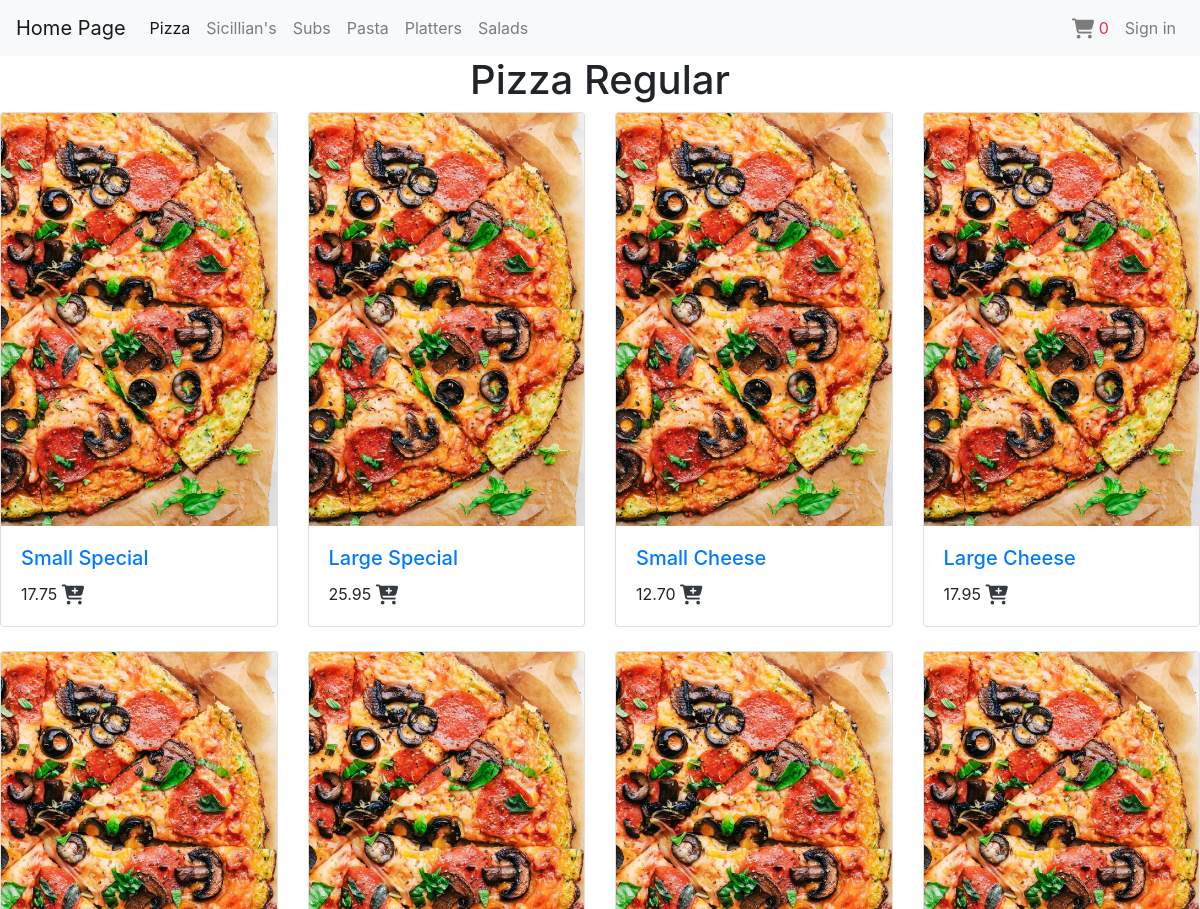
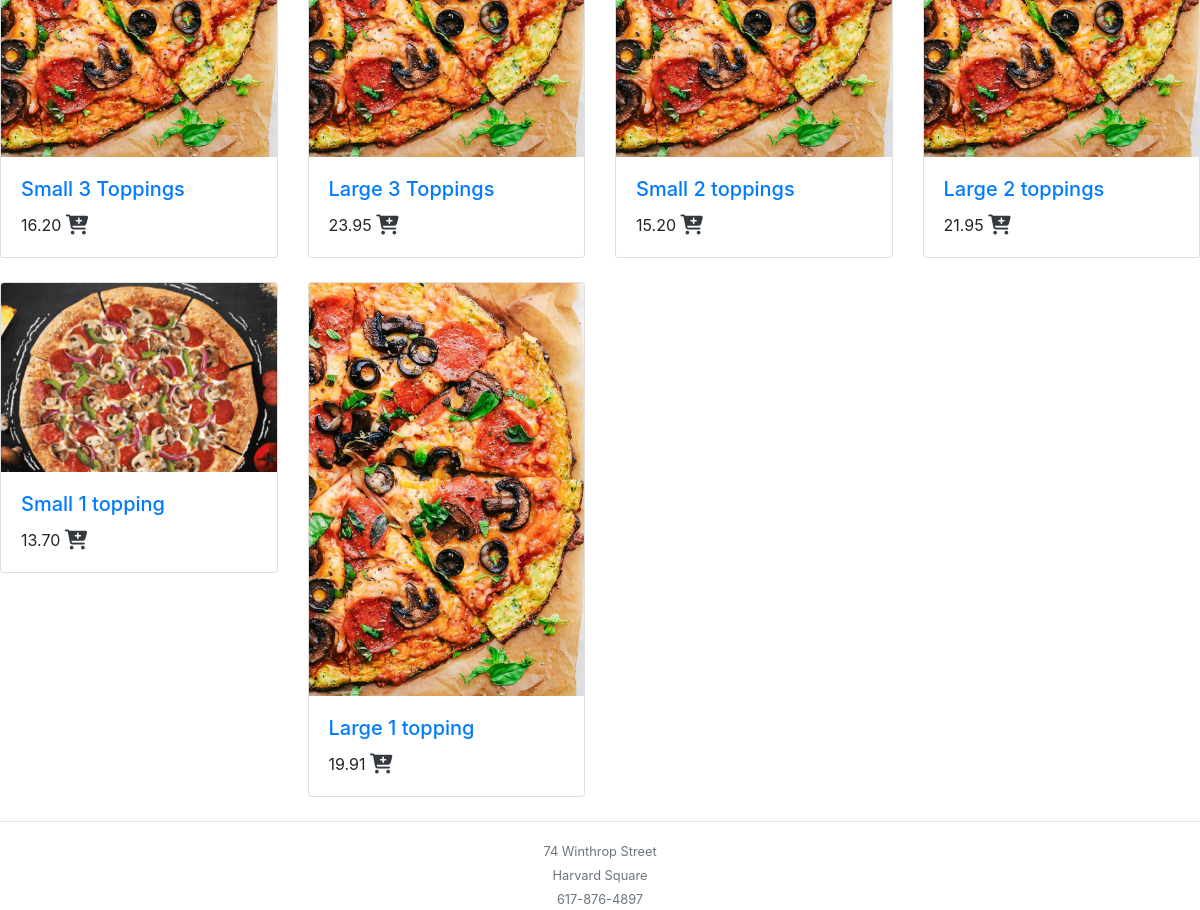
The page /food_type/1/ on the database its author committed (2 pictures, top to bottom).
### orders/models.py (models this page shows, shortened)
class Food_type(models.Model):
    name = models.CharField(max_length=15)
    picture = models.ImageField(
        upload_to='foods/', default='foods/default.jpg')

class Food(models.Model):
    name = models.CharField(max_length=30)
    size = models.CharField(max_length=5, choices=fSize)
    food_type = models.ForeignKey(
        Food_type, null=True, blank=True, on_delete=models.SET_NULL)
    topping_count = models.PositiveIntegerField(default=0)
    accepts_extra = models.BooleanField(default=False)
    price = models.DecimalField(decimal_places=2, max_digits=10)
    picture = models.ImageField(upload_to='foods/', default='default.gif')
    class Meta:
        ordering = ['-name']

### orders/views.py (the view)
# urls.py: path("food_type/<int:id>/", views.food_types, name="courses"),
def food_types(request, id=None):
    ftypes = get_object_or_404(Food_type, id=id)
    context = {
        "food_types": ftypes,
        'foods': Food.objects.filter(food_type=ftypes),
        'toppings': Topping.objects.all(),
    }
    return render(request, 'orders/courses.html', context)

### orders/templates/orders/courses.html (shortened to what this page needs)
{% extends "base.html" %}
{% block content %}
<h1 class='text-center'>{{food_types.name}}</h1>
<div class="row row-cols-1 row-cols-md-3  row-cols-lg-4 ">
{% for t in foods%}
  <div class="col mb-4">
    <div class="card">
      <a href='{% url "foods" t.id %}'><img src="{{t.picture.url}}" class="card-img-top" alt="{{t.name}}"></a>
      <div class="card-body">
        <a href='{% url "foods" t.id %}'> <h5 class="card-title">{{t.size|capfirst}} {{t.name}}</h5></a>
        <p class="card-text">{{t.price}} <a href='#'><i class="fas fa-cart-plus text-dark fa-lg"
          data-id='{{t.id}}' data-toppings='{{t.topping_count}}' data-price='{{t.price}}' data-extra='{{t.accepts_extra|lower}}'
          data-name='{{t.name}}' data-size='{{t.size}}' onclick='addMeToBasket(this,"b")'></i></a></p>
      </div>
    </div>
  </div>
{% endfor%}
</div>
{% endblock %}

### rows shown on the page
Food_type: name "Pizza Regular"
Food: picture (placeholder picture), size "Small", name "Special", price "17.75", accepts_extra False (drawn)
Food: picture (placeholder picture), size "Large", name "Special", price "25.95", accepts_extra False (drawn)
Food: picture (placeholder picture), size "Small", name "Cheese", price "12.70", accepts_extra False (drawn)
Food: picture (placeholder picture), size "Large", name "Cheese", price "17.95", accepts_extra False (drawn)
Food: picture (placeholder picture), size "Small", name "3 Toppings", price "16.20", accepts_extra False (drawn)
Food: picture (placeholder picture), size "Large", name "3 Toppings", price "23.95", accepts_extra False (drawn)
Food: picture (placeholder picture), size "Small", name "2 toppings", price "15.20", accepts_extra False (drawn)
Food: picture (placeholder picture), size "Large", name "2 toppings", price "21.95", accepts_extra False (drawn)
Food: picture (placeholder picture), size "Small", name "1 topping", price "13.70", accepts_extra False (drawn)
Food: picture (placeholder picture), size "Large", name "1 topping", price "19.91", accepts_extra False (drawn)
